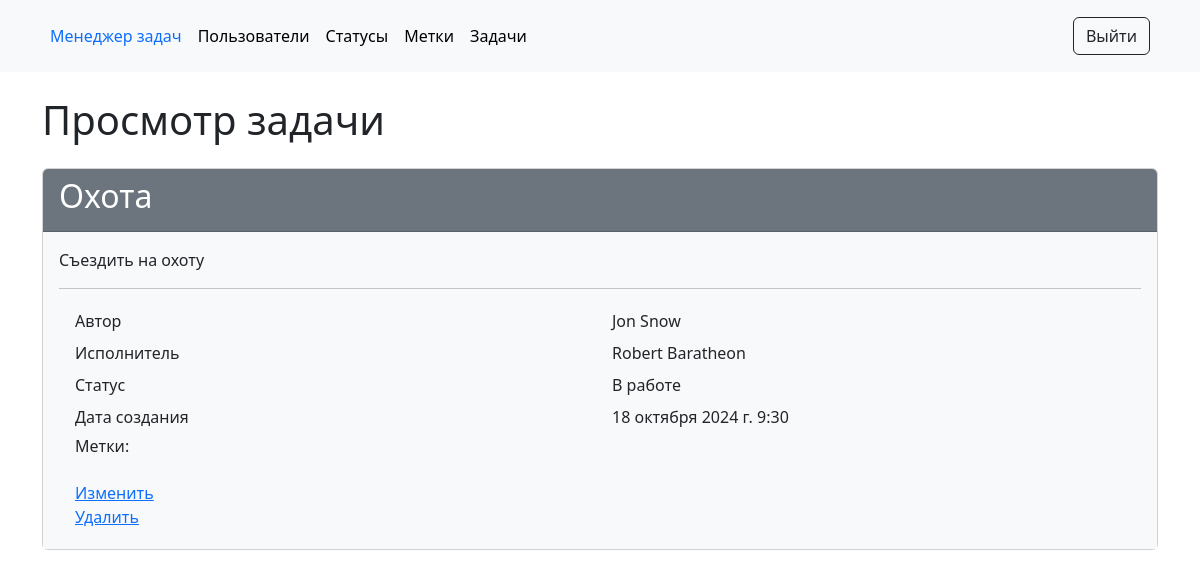
Page /tasks/2/ (signed in) on the earlier database version.
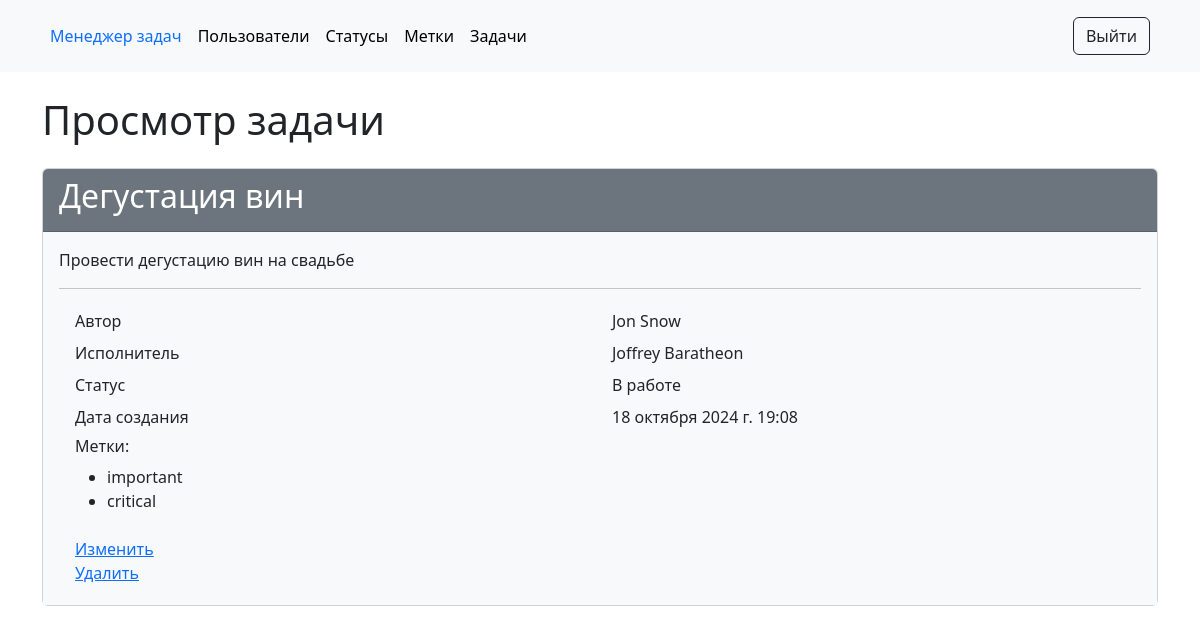
Same page on the later database version.
### task_manager/tasks/models.py (models this page shows, shortened)
class Task(models.Model):
    name = models.CharField(max_length=255, unique=True, blank=False)
    description = models.TextField(blank=False)
    status = models.ForeignKey(Status, blank=False, on_delete=models.PROTECT)
    executor = models.ForeignKey(User, blank=False, on_delete=models.PROTECT)
    labels = models.ManyToManyField(Label, blank=True)
    creator = models.ForeignKey(
        User, on_delete=models.PROTECT, related_name='created_tasks')
    created_at = models.DateTimeField(auto_now_add=True)

### task_manager/statuses/models.py (models this page shows, shortened)
class Status(models.Model):
    name = models.CharField(max_length=255,
                            unique=True,
                            verbose_name=gettext("Name"))
    created_at = models.DateTimeField(auto_now_add=True)

### task_manager/labels/models.py (models this page shows, shortened)
class Label(models.Model):
    name = models.CharField(max_length=255, unique=True,)
    created_at = models.DateTimeField(auto_now_add=True)

### task_manager/tasks/views.py (the view)
# urls.py: path('<int:pk>/', views.task_detail, name='task_detail'),
@login_required
def task_detail(request, pk):
    task = get_object_or_404(Task, pk=pk)
    return render(request, 'tasks/task_detail.html', {'task': task})

### task_manager/templates/tasks/task_detail.html (shortened to what this page needs)
{% extends 'base.html' %}
{% load i18n %}
{% block content %}
<div class="container wrapper flex-grow-1">
    <h1 class="my-4">{% translate "Task details" %}</h1>
    <div class="card">
        <div class="card-header bg-secondary text-white">
            <h2>{{ task.name }}</h2>
        </div>
        <div class="card-body bg-light">
            <p>{{ task.description }}</p>
            <hr>
            <div class="container">
                <div class="row p-1">
                    <div class="col">{% translate "Author" %}</div>
                    <div class="col">{{ task.creator.get_full_name }}</div>
                </div>
                <div class="row p-1">
                    <div class="col">{% translate "Executor" %}</div>
                    <div class="col">{{ task.executor.get_full_name }}</div>
                </div>
                <div class="row p-1">
                    <div class="col">{% translate "Status" %}</div>
                    <div class="col">{{ task.status.name }}</div>
                </div>
                <div class="row p-1">
                    <div class="col">{% translate "Created at" %}</div>
                    <div class="col">{{ task.created_at }}</div>
                </div>
                <div class="row p-1">
                    <div class="col">
                        <h6>{% translate "Labels" %}:</h6>
                        <ul>
                            {% for label in task.labels.all %}
                                <li>{{ label.name }}</li>
                            {% endfor %}
                        </ul>
                    </div>
                </div>
                <div class="row p-1">
                    <div class="col">
                        <a href="{% url 'task_update' task.id %}">{% translate "Update" %}</a>
                        <br>
                        <a href="{% url 'task_delete' task.id %}">{% translate "Delete" %}</a>
                    </div>
                </div>
            </div>
        </div>
    </div>
</div>
{% endblock %}

Differences in the rows shown:
changed Task "Jon Snow": name "Охота" → "Дегустация вин"; description "Съездить на охоту" → "Провести дегустацию вин на свадьбе"; executor.get_full_name "Robert Baratheon" → "Joffrey Baratheon"; created_at "18 октября 2024 г. 9:30" → "18 октября 2024 г. 19:08"
added Label: name "important"
added Label: name "critical"
